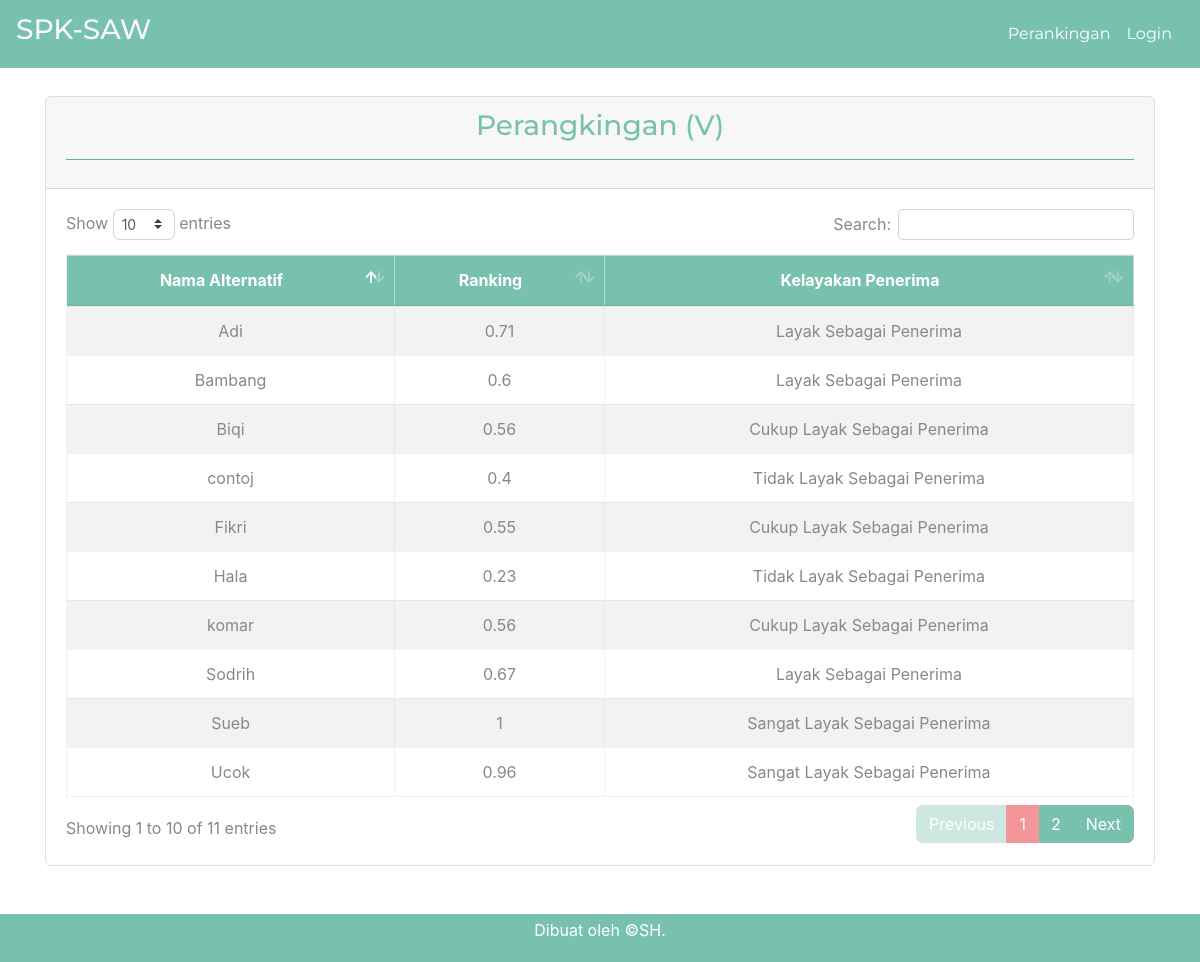
The page /ranking-saw.php on the database its author committed.
### tables this page shows
CREATE TABLE `alternatif` (
  `id_alternatif` int(10) NOT NULL,
  `nama_alternatif` varchar(25) NOT NULL,
  `alamat` text NOT NULL,
  `tanggal_input` date NOT NULL
);

### ranking-saw.php (the view, shortened to what this page needs)
<?php
require_once('includes/init.php');
require_once('head.php');
require_once('navbar.php');
$digit = 2;
$query = $pdo->prepare('SELECT id_kriteria, nama, type, bobot
	FROM kriteria ORDER BY urutan_order ASC');
$query->execute();
$query->setFetchMode(PDO::FETCH_ASSOC);
$kriterias = $query->fetchAll();
$query2 = $pdo->prepare('SELECT id_alternatif, nama_alternatif FROM alternatif');
$query2->execute();
$query2->setFetchMode(PDO::FETCH_ASSOC);
$alternatifs = $query2->fetchAll();
$matriks_x = array();
$list_kriteria = array();
foreach($kriterias as $kriteria):
	$list_kriteria[$kriteria['id_kriteria']] = $kriteria;
	foreach($alternatifs as $alternatif):
		$id_alternatif = $alternatif['id_alternatif'];
		$id_kriteria = $kriteria['id_kriteria'];
		$query3 = $pdo->prepare('SELECT nilai FROM nilai_alternatif
			WHERE id_alternatif = :id_alternatif AND id_kriteria = :id_kriteria');
		$query3->execute(array(
			'id_alternatif' => $id_alternatif,
			'id_kriteria' => $id_kriteria,
		));
		$query3->setFetchMode(PDO::FETCH_ASSOC);
		if($nilai_alternatif = $query3->fetch()) {
			$matriks_x[$id_kriteria][$id_alternatif] = $nilai_alternatif['nilai'];
		} else {
			$matriks_x[$id_kriteria][$id_alternatif] = 0;
		}
	endforeach;
endforeach;
$matriks_r = array();
foreach($matriks_x as $id_kriteria => $nilai_alternatifs):
	$tipe = $list_kriteria[$id_kriteria]['type'];
	foreach($nilai_alternatifs as $id_alternatifx => $nilai) {
		if($tipe == 'benefit') {
			$nilai_normal = $nilai / max($nilai_alternatifs);
		} elseif($tipe == 'cost') {
			$nilai_normal = min($nilai_alternatifs) / $nilai;
		}
		$matriks_r[$id_kriteria][$id_alternatifx] = $nilai_normal;
	}
endforeach;
$ranks = array();
foreach($alternatifs as $alternatif):
	$total_nilai = 0;
	foreach($list_kriteria as $kriteria) {
		$bobot = $kriteria['bobot'];
		$id_alternatif = $alternatif['id_alternatif'];
		$id_kriteria = $kriteria['id_kriteria'];
		$nilai_r = $matriks_r[$id_kriteria][$id_alternatif];
		$total_nilai = $total_nilai + ($bobot * $nilai_r);
	}
	$ranks[$alternatif['id_alternatif']]['id_alternatif'] = $alternatif['id_alternatif'];
	$ranks[$alternatif['id_alternatif']]['nama_alternatif'] = $alternatif['nama_alternatif'];
	$ranks[$alternatif['id_alternatif']]['nilai'] = $total_nilai;
endforeach;
?>
<div class="container pt-5 pb-5">
    <div class="row">
        <div class="col">
			<?php
			$sorted_ranks = $ranks;
			if(function_exists('array_multisort')):
				$nama = array();
				$nilai = array();
				foreach ($sorted_ranks as $key => $row) {
					$nilai[$key] = $row['nilai'];
					$nama[$key]  = $row['nama_alternatif'];
				}
				array_multisort($nilai, SORT_DESC, $nama, SORT_DESC, $sorted_ranks);
			endif;
			?>
			<div class="card">
				<div class="card-header">
					<h3 class="text-center text-primary">Perangkingan (V)</h3>
					<hr class="bg-primary">
				</div>
				<div class="card-body">
					<div class="table-responsive">
						<table class="table table-striped text-center table-hover table-bordered" id="table_id">
							<thead class="table-primary">
								<tr>
									<th class="super-top-left">Nama Alternatif</th>
									<th scope="col">Ranking</th>
									<th scope="col">Kelayakan Penerima</th>
								</tr>
							</thead>
							<tbody>
								<?php foreach($sorted_ranks as $alternatif ): ?>
									<tr>
										<td><?php echo $alternatif['nama_alternatif']; ?></td>
										<td><?php echo round($alternatif['nilai'], $digit);
										?></td>
										<td><?php
										 $ket = $alternatif['nilai'];
										if ($ket<=0.20 || $ket<=0.2){
											echo "Sangat Tidak Layak Sebagai Penerima";
										}elseif (($ket>0.20 ||$ket>0.2)  && ($ket <=0.40 || $ket<=0.4)){ echo "Tidak Layak Sebagai Penerima";}
										elseif (($ket>0.40 ||$ket>0.4)  && ($ket <=0.60 || $ket<=0.6)){ echo "Cukup Layak Sebagai Penerima";}
										elseif (($ket>0.60 ||$ket>0.6)  && ($ket <=0.80 || $ket<=0.8)){ echo "Layak Sebagai Penerima";}
										else echo "Sangat Layak Sebagai Penerima"
										 ?></td>
									</tr>
								<?php endforeach; ?>
							</tbody>
						</table>
					</div>
				</div>
			</div>
		</div>
	</div>
</div>
<?php
require_once('foot.php');

### head.php (shortened to what this page needs)
<!doctype html>
<html lang="en">
  <head>
	<link rel="stylesheet" href="assets/css/bootstrap.min.css">
  	<link rel="stylesheet" href="assets/css/style.css">
	<link rel="stylesheet" href="assets/css/dataTables.bootstrap4.min.css">
	<link rel="stylesheet" href="https://use.fontawesome.com/releases/v5.3.1/css/all.css">
</head>

### navbar.php (shortened to what this page needs)
<div class="container pb-5">
  <nav class="navbar navbar-expand-lg navbar-dark bg-primary fixed-top ">
    <a class="navbar-brand" href="index.php"><h3 class="text-light">SPK-SAW</h3></a>
    <div class="container p-1">
      <div class="collapse navbar-collapse" id="navbarSupportedContent">
        <ul class="navbar-nav ml-auto sf-menu">
                  <li class="nav-item active">
                    <a class="nav-link" href="ranking-saw.php">Perankingan</a></li>
                <?php if(isset($_SESSION['user_id'])): ?>
                              <li class="nav-item active">
                    <a class="nav-link button yakin" href="logout.php">Logout</a></li>
                <?php else: ?>
                              <li class="nav-item active">
                    <a class="nav-link" href="login.php" class="button">Login</a></li>
            <?php endif; ?>
          </div>
      </div>
  </nav>
</div>

### foot.php (shortened to what this page needs)
<div class="container mt-5">
<footer class="footer bg-primary text-white text-center fixed-bottom  p-1">
			<p>Dibuat oleh &copySH.</a></p>
</footer>
</div>
</body>
</html>

### rows shown on the page
alternatif: nama_alternatif "Sueb", nilai "1", shows "Sangat Layak Sebagai Penerima"
alternatif: nama_alternatif "Ucok", nilai "0.96", shows "Sangat Layak Sebagai Penerima"
alternatif: nama_alternatif "Adi", nilai "0.71", shows "Layak Sebagai Penerima"
alternatif: nama_alternatif "Sodrih", nilai "0.67", shows "Layak Sebagai Penerima"
alternatif: nama_alternatif "Bambang", nilai "0.6", shows "Layak Sebagai Penerima"
alternatif: nama_alternatif "komar", nilai "0.56", shows "Cukup Layak Sebagai Penerima"
alternatif: nama_alternatif "Biqi", nilai "0.56", shows "Cukup Layak Sebagai Penerima"
alternatif: nama_alternatif "Fikri", nilai "0.55", shows "Cukup Layak Sebagai Penerima"
alternatif: nama_alternatif "contoj", nilai "0.4", shows "Tidak Layak Sebagai Penerima"
alternatif: nama_alternatif "Hala", nilai "0.23", shows "Tidak Layak Sebagai Penerima"
